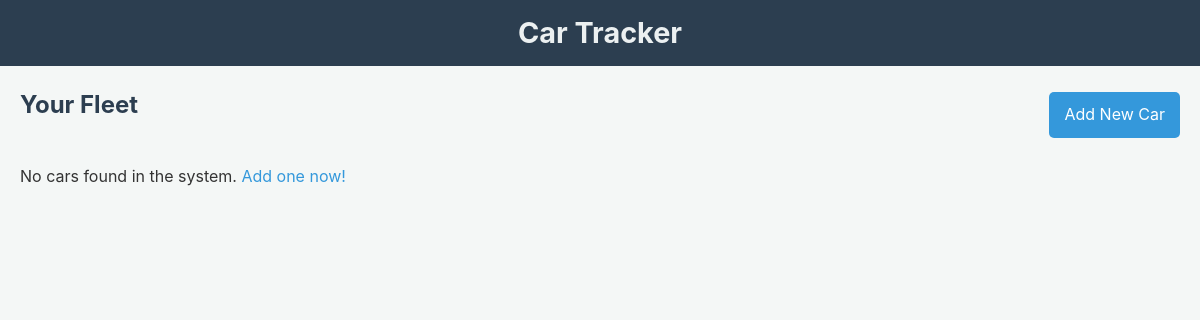
Before: / with the older database file.
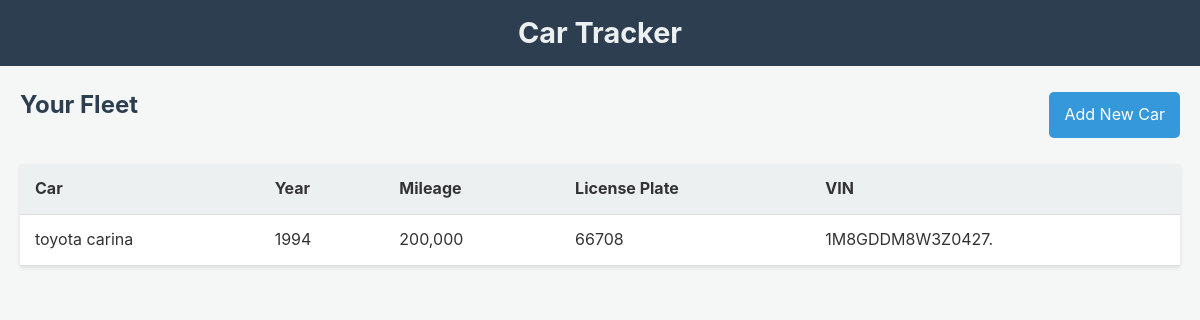
After: the same page with the newer database file.
### tables this page shows
CREATE TABLE cars (
        id INTEGER PRIMARY KEY AUTOINCREMENT,
        make TEXT NOT NULL,
        model TEXT NOT NULL,
        year INTEGER NOT NULL,
        milage INTEGER NOT NULL,
        vin TEXT NOT NULL UNIQUE,
        license_plate TEXT NOT NULL UNIQUE
    );

### app.py (the view)
@app.route('/')
def index():
    cars = db.load_all_cars()
    return render_template('index.html', cars=cars)

### car.py (called while the page is built)
    @classmethod
    def from_dict(cls, data):
        car = cls(
            id=data.get("id"),
            make=data["make"],
            model=data["model"],
            year=data["year"],
            milage=data["milage"],
            vin=data["vin"],
            license_plate=data.get("license_plate", "N/A") # For backward compatibility
        )
        car.maintenance_logs = data.get("maintenance_logs", [])
        car.diagnostic_logs = data.get("diagnostic_logs", [])
        return car

### database.py (called while the page is built)
def get_db_connection():
    conn = sqlite3.connect(DB_FILE)
    conn.row_factory = sqlite3.Row
    conn.execute("PRAGMA foreign_keys = ON")
    return conn

def load_all_cars():
    conn = get_db_connection()
    cars_rows = conn.execute("SELECT * FROM cars ORDER BY make, model").fetchall()
    maint_logs_rows = conn.execute("SELECT * FROM maintenance_logs").fetchall()
    diag_logs_rows = conn.execute("SELECT * FROM diagnostic_logs").fetchall()
    conn.close()
    cars_map = {}
    car_objects = []
    for row in cars_rows:
        car = Car.from_dict(dict(row))
        cars_map[car.id] = car
        car_objects.append(car)
    for row in maint_logs_rows:
        if row['car_id'] in cars_map:
            cars_map[row['car_id']].maintenance_logs.append(dict(row))
    for row in diag_logs_rows:
        if row['car_id'] in cars_map:
            cars_map[row['car_id']].diagnostic_logs.append(dict(row))
    return car_objects

### templates/index.html
{% extends "base.html" %}
{% block content %}
    <div class="header-actions">
        <h2>Your Fleet</h2>
        <a href="{{ url_for('add_car') }}" class="button">Add New Car</a>
    </div>
    {% if cars %}
    <table class="car-list">
        <thead>
            <tr>
                <th>Car</th>
                <th>Year</th>
                <th>Mileage</th>
                <th>License Plate</th>
                <th>VIN</th>
            </tr>
        </thead>
        <tbody>
            {% for car in cars %}
            <tr onclick="window.location='{{ url_for('car_detail', car_id=car.id) }}';">
                <td>{{ car.make }} {{ car.model }}</td>
                <td>{{ car.year }}</td>
                <td>{{ "{:,}".format(car.milage) }}</td>
                <td>{{ car.license_plate }}</td>
                <td>{{ car.vin }}</td>
            </tr>
            {% endfor %}
        </tbody>
    </table>
    {% else %}
    <p>No cars found in the system. <a href="{{ url_for('add_car') }}">Add one now!</a></p>
    {% endif %}
{% endblock %}

### templates/base.html (shortened to what this page needs)
<!DOCTYPE html>
<html lang="en">
<head>
    <link rel="stylesheet" href="{{ url_for('static', filename='style.css') }}">
</head>
<body>
    <nav>
        <a href="{{ url_for('index') }}"><h1>Car Tracker</h1></a>
    </nav>
    <main class="container">
        {% block content %}{% endblock %}
    </main>
</body>
</html>

### static/style.css (style rules this page uses)
body { font-family: -apple-system, BlinkMacSystemFont, "Segoe UI", Roboto, "Helvetica Neue", Arial, sans-serif; background-color: #f4f7f6; color: #333; margin: 0; line-height: 1.6; }
.container { max-width: 1200px; margin: 20px auto; padding: 0 20px; }
h1, h2, h3 { color: #2c3e50; margin-top: 0; }
a { color: #3498db; text-decoration: none; }
nav { background-color: #2c3e50; color: #ecf0f1; padding: 10px 0; text-align: center; }
nav h1 { color: #ecf0f1; margin: 0; font-size: 1.8em; }
.button { display: inline-block; background-color: #3498db; color: #fff; padding: 10px 15px; border-radius: 5px; border: none; cursor: pointer; font-size: 1em; text-align: center; transition: background-color 0.2s; }
table { width: 100%; border-collapse: collapse; margin-top: 20px; background-color: #fff; box-shadow: 0 2px 4px rgba(0,0,0,0.1); }
th, td { padding: 12px 15px; text-align: left; border-bottom: 1px solid #ddd; }
th { background-color: #ecf0f1; font-weight: bold; }
tbody tr { transition: background-color 0.2s; }
.car-list tbody tr { cursor: pointer; }
.header-actions { display: flex; justify-content: space-between; align-items: center; margin-bottom: 20px; }

Changed rows visible on the page:
added cars: make "toyota", model "carina", year "1994", milage "200,000", license_plate "66708", vin "1M8GDDM8W3Z0427."
Other visible differences:
text no longer shown: "No cars found in the system. Add one now!"
text now shown: "Car Year Mileage License Plate VIN"
